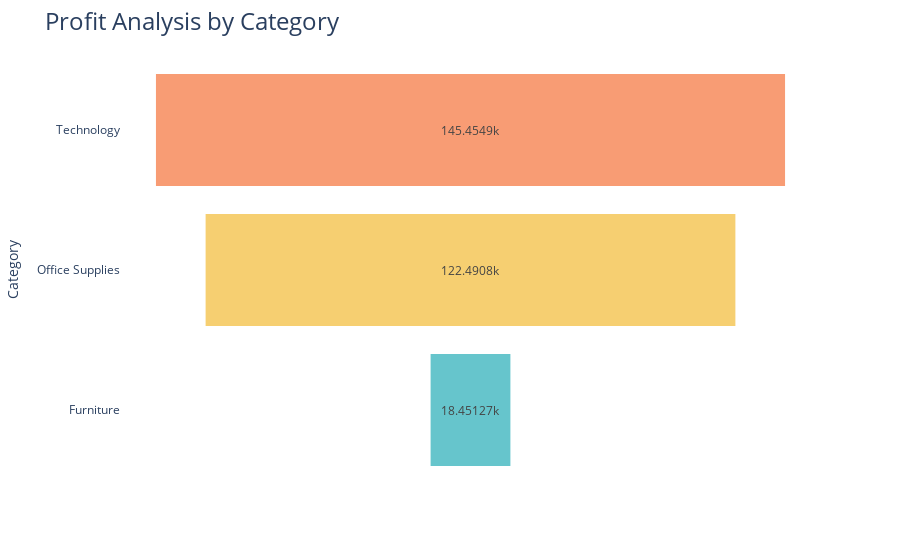

Notebook code cell kept with this figure:
### Code cell
fig = px.funnel(Profit_by_category,
                x='Profit',
                y='Category',
                color='Category',
                color_discrete_sequence=px.colors.qualitative.Pastel)

fig.update_layout(title_text='Profit Analysis by Category',
                  title_font=dict(size=24),
                  yaxis_title='Category',
                  xaxis_title='Profit',
                  showlegend=False)

fig.show()

### Figure 1 — Plotly figure (JSON) as saved in the notebook; plotly's stock layout.template omitted (floating-point values rounded to 4 significant figures)
{"data": [{"hovertemplate": "Category=%{y}<br>Profit=%{x}<extra></extra>", "legendgroup": "Furniture", "marker": {"color": "rgb(102, 197, 204)"}, "name": "Furniture", "orientation": "h", "showlegend": true, "type": "funnel", "x": [18450.0], "xaxis": "x", "y": ["Furniture"], "yaxis": "y"}, {"hovertemplate": "Category=%{y}<br>Profit=%{x}<extra></extra>", "legendgroup": "Office Supplies", "marker": {"color": "rgb(246, 207, 113)"}, "name": "Office Supplies", "orientation": "h", "showlegend": true, "type": "funnel", "x": [122500.0], "xaxis": "x", "y": ["Office Supplies"], "yaxis": "y"}, {"hovertemplate": "Category=%{y}<br>Profit=%{x}<extra></extra>", "legendgroup": "Technology", "marker": {"color": "rgb(248, 156, 116)"}, "name": "Technology", "orientation": "h", "showlegend": true, "type": "funnel", "x": [145500.0], "xaxis": "x", "y": ["Technology"], "yaxis": "y"}], "layout": {"autosize": true, "legend": {"title": {"text": "Category"}, "tracegroupgap": 0}, "margin": {"t": 60}, "showlegend": false, "title": {"font": {"size": 24}, "text": "Profit Analysis by Category"}, "xaxis": {"anchor": "y", "autorange": true, "domain": [0, 1], "range": [-80810.0, 80810.0], "title": {"text": "Profit"}, "type": "linear"}, "yaxis": {"anchor": "x", "autorange": true, "categoryarray": ["Technology", "Office Supplies", "Furniture"], "categoryorder": "array", "domain": [0, 1], "range": [2.5, -0.5], "title": {"text": "Category"}, "type": "category"}}}
